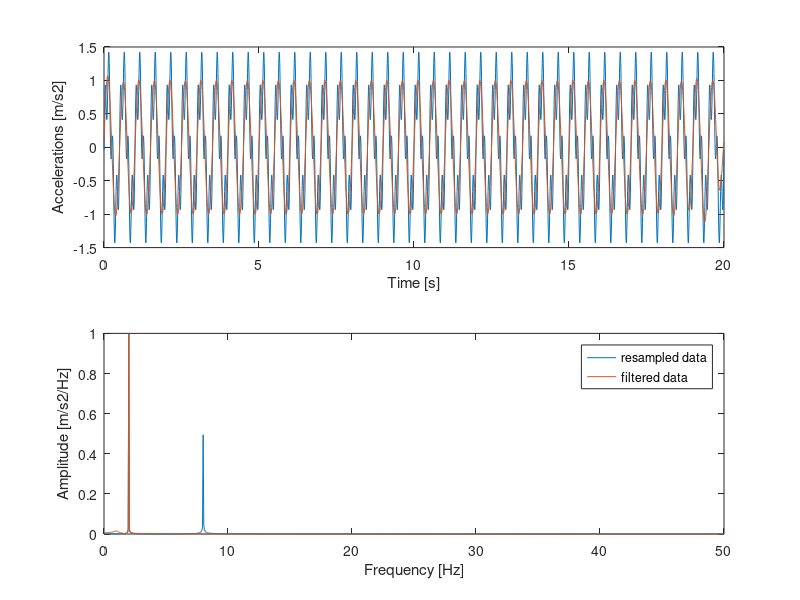

Source code (MATLAB):
pkg load signal

%% Generate data as for example measured by smartphone
% time vector - 10 seconds data
t = 0:0.01:20; %[s]
% turn it into a vector with non fixed time step as in smartphones
a = -1; b = 1;
t = t + (a + (b-a).*rand(1,length(t))).*1e-3;
f1 = 2; f2 = 8; % two frequencies within the signal
data = sin(2*pi*f1.*t)+0.5.*sin(2*pi*f2.*t);

%% Step 1: resample at fixed time step
Fs = 100.; % desired (fixed) sample rate
%[data_resampled,t_resampled] = resample(data,t,Fs);
t_resampled = t(1):1/Fs:t(end);
data_resampled = interp1(t, data, t_resampled, 'spline');
% to make sure time starts at t = 0s:
t_resampled = t_resampled - t_resampled(1);

subplot(2,1,1); plot(t_resampled, data_resampled); hold on
xlabel('Time [s]')
ylabel('Accelerations [m/s2]')

%% Step 2: Compute amplitude spectrum of the signal
L = length(data_resampled);
f = Fs*(0:(L/2))/L;
A2_data = fft(data_resampled); A2 = abs(A2_data/L);
A_data = A2(1:L/2+1); A_data(2:end-1) = 2*A_data(2:end-1);
subplot(2,1,2); plot(f,A_data); hold on
xlabel('Frequency [Hz]')
ylabel('Amplitude [m/s2/Hz]')

%% Step 3: Apply bandbass filter

% Lowerbound and upperbound cutoff bandpass filter (relative to Nyquist frequency)
f1 = 1/Fs*2; f2 = 4/Fs*2;
% [b,a] = butter(n,Wn,ftype)
filter_order = 4;
[b,a] = butter(filter_order,[f1 f2]);
data_filtered = filtfilt(b,a,data_resampled);
A2_data = fft(data_filtered); A2 = abs(A2_data/L);
A_data = A2(1:L/2+1); A_data(2:end-1) = 2*A_data(2:end-1);
% add to graph
subplot(2,1,2); plot(f,A_data);
legend('resampled data','filtered data')

subplot(2,1,1); plot(t_resampled,data_filtered)

disp(A2_data)
disp(A_data)
